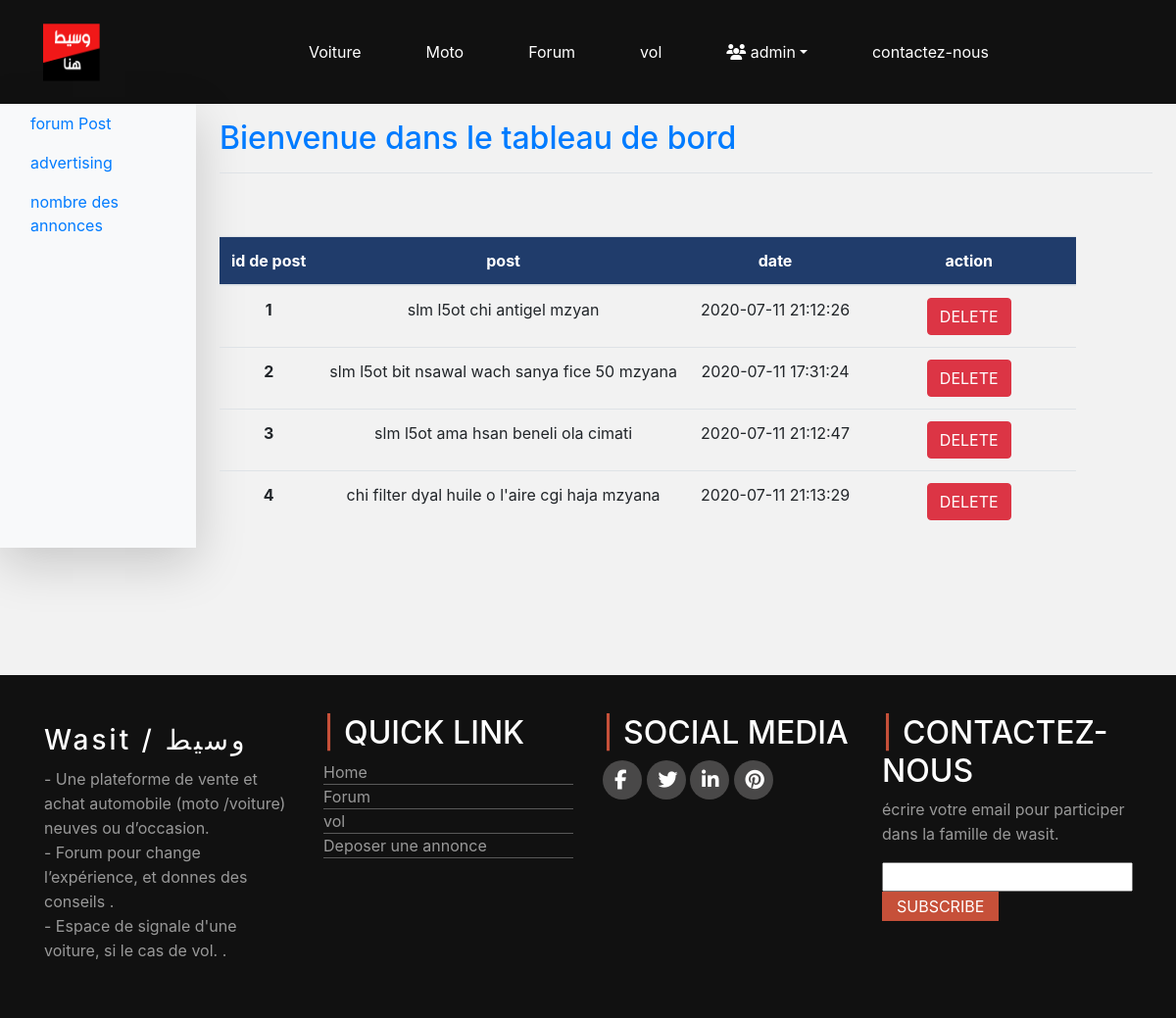
/admin.php?page=adminforum (signed in), run on the app's committed database.
### tables this page shows
CREATE TABLE `postforum` (
  `idPostF` int(11) NOT NULL,
  `idUser` int(11) DEFAULT NULL,
  `post` varchar(254) DEFAULT NULL,
  `date` timestamp NOT NULL DEFAULT current_timestamp() ON UPDATE current_timestamp()
);

### includes/functions.php (called while the page is built, shortened)
<?php
include('conect.php');
function query($sql){
    global $con;
    return mysqli_query($con,$sql);
}

### adminforum.php (the view)
<table class="table table-responsive text-center" id="myTable">
          <thead class="thead" style="background-color: #203c6b">
            <tr>
              <th scope="col" style="color: white">id de post</th>
              <th scope="col" style="color: white">post</th>
              <th scope="col" style="color: white">date</th>
              <th scope="col" style="width: 219px;color: white">action</th>
            </tr>
          </thead>
          <tbody>
           <?php while($row = mysqli_fetch_array($result)):
           echo '<tr>
              <th scope="row">'.$row['idPostF'].'</th>
              <td>'.$row['post'].'</td>
              <td>'.$row['date'].'</td>
               <td>
                  <a href="delete.php?id='.$row['idPostF'].'"  class="btn btn-danger">DELETE</a>
              </td>
            </tr>';
endwhile;
?>
          </tbody>
        </table>

### css/style.css (style rules this page uses)
* { box-sizing: border-box; }
body { margin: 0; padding: 0; background-color: #F2F2F2; }

### data on the page
postforum: idPostF "1", post "slm l5ot chi antigel mzyan", date "2020-07-11 21:12:26"
postforum: idPostF "2", post "slm l5ot bit nsawal wach sanya fice 50 mzyana", date "2020-07-11 17:31:24"
postforum: idPostF "3", post "slm l5ot ama hsan beneli ola cimati", date "2020-07-11 21:12:47"
postforum: idPostF "4", post "chi filter dyal huile o l'aire cgi haja mzyana", date "2020-07-11 21:13:29"
